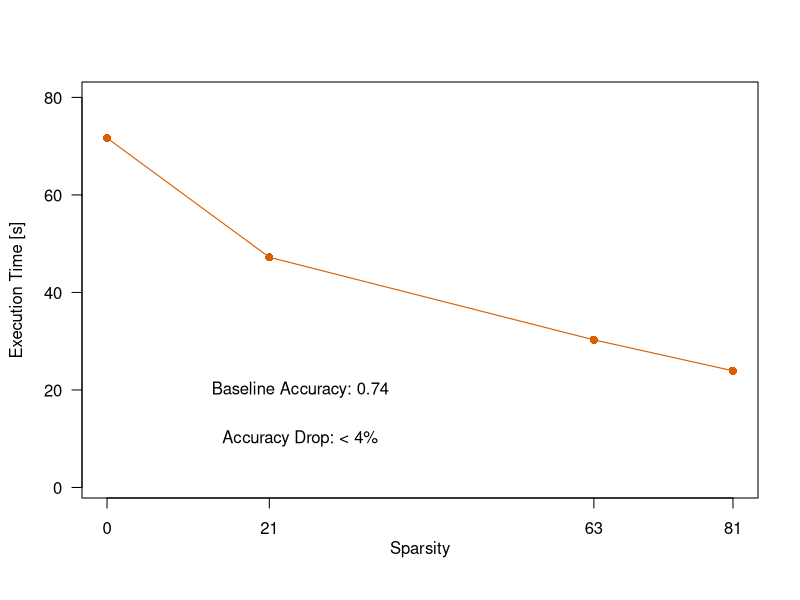

Here is the R script that generated this plot:
require(graphics)
require(Matrix)

pdf(file="covtype_time.pdf",
    width=4.8, height=4, family="serif", pointsize=14)
#par(mar=c(3.5, 4, 2.5, 2) + 0.1)

data1 = rowMeans(matrix(as.matrix(read.table("covtype_time.dat", 
          sep="\t"))[,1],4,3,byrow=TRUE))


points = as.matrix(c(0,21,63,81));
#plot_colors <- c("orange")
plot_colors <- c("#d95f02")

plot(   points, data1/1000,     
        type="o",           
        pch=16, 
        cex=1.1,
        col=plot_colors[1],              
        ylim = c(1,80),   
        xlab="",     
        ylab="",         
        axes=FALSE,    
        bg=plot_colors[1],
        log="",
        lwd=1.1, 
        lty=1
)


axis(2, las=2) # horizontal y axis
axis(1, las=1, at=c(0,21,63,81), cex.axis=1.0)     # horizontal x axis
mtext(2, text="Execution Time [s]",line=2.8) 
mtext(1, text="Sparsity",line=2) 

text(x=25, y=20, labels="Baseline Accuracy: 0.74")
text(x=25, y=10, labels="Accuracy Drop: < 4%")

box()	

#legend( x=310, y=265, text.width=c(80),
#        c("SKlearn","Base","UPLIFT"), col=plot_colors, cex=1.0,
#        pch=c(16,15,17), lty=c(1), lwd=c(1.1), bty="n", ncol=1, seg.len=2, x.intersp=0.3);


dev.off() 

